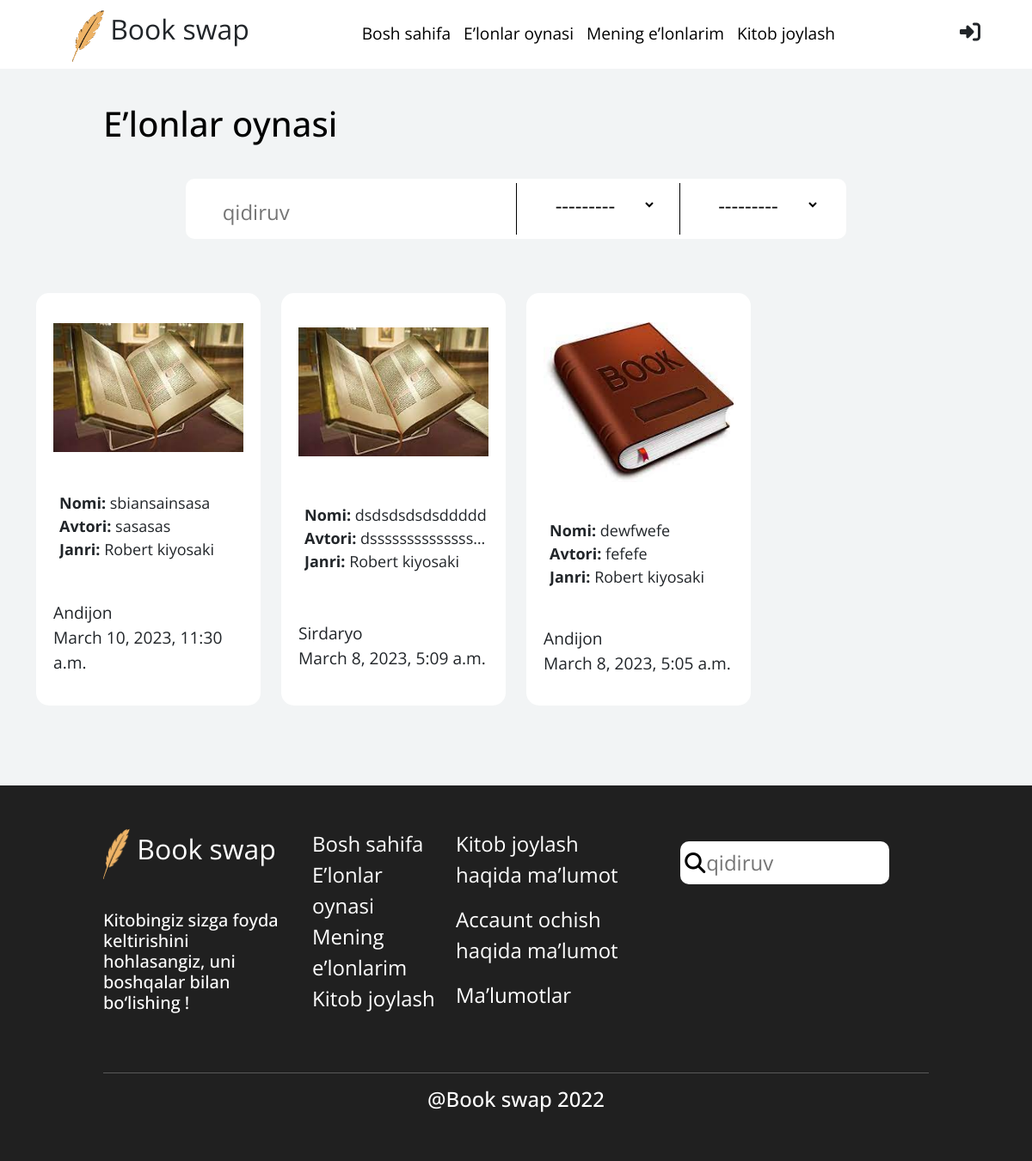
The page /book-list/ on the database its author committed.
### main/models.py (models this page shows, shortened)
class Book(models.Model):
    ADDRESS = (
		('Andijon', 'Andijon'),
		('Namangan', 'Namangan'),
		('Samarqand', 'Samarqand'),
		('Tashkent', 'Tashkent'),
		('Jizzax', 'Jizzax'),
		('Surxondaryo', 'Surxondaryo'),
		('Navoiy', 'Navoiy'),
		('Xorazm', 'Xorazm'),
		('Qashqadaryo', 'Qashqadaryo'),
		('Buxoro', 'Buxoro'),
		('Sirdaryo', 'Sirdaryo'),
		('Fargona', 'Fargona'),
	)
    author = models.ForeignKey(User, on_delete=models.CASCADE, related_name="books", default=None, null=True)
    slug = models.SlugField("Slug", max_length=256, blank=True, unique=True)
    title = models.CharField("Title", max_length=256)
    author_pen = models.CharField("Book Author", max_length=100)
    location = models.CharField('loacation', max_length=256,  choices=ADDRESS)
    genre = models.ForeignKey(Genre, on_delete=models.CASCADE, related_name="books", default=None, null=True)
    description = models.TextField("Description", max_length=200)
    image = models.ImageField("Image", upload_to="book_images")
    created_at = models.DateTimeField("Created time", auto_now_add=True)
    likes_count = models.PositiveIntegerField("Likes", default=0)
    is_checked = models.BooleanField()
    is_ban = models.BooleanField()
    class Meta:
        ordering = ['-id']
        db_table = "book"
        unique_together = ["slug"]
        verbose_name = "book"
        verbose_name_plural = "books"

class Genre(models.Model):
    title = models.CharField("Title", max_length=256)
    slug = models.SlugField("Slug", max_length=256, blank=True)
    def __str__(self):
        return f"{self.title}"
    class Meta:
        db_table = "genre"
        verbose_name = "genre"
        verbose_name_plural = "genres"

### account/models.py (models this page shows, shortened)
class User(AbstractUser):
	GENDER = (
		('Ayol', 'Ayol'),
		('Erkak', 'Erkak'),
	)
	ADDRESS = (
		('Andijon', 'Andijon'),
		('Namangan', 'Namangan'),
		('Samarqand', 'Samarqand'),
		('Tashkent', 'Tashkent'),
		('Jizzax', 'Jizzax'),
		('Surxondaryo', 'Surxondaryo'),
		('Navoiy', 'Navoiy'),
		('Xorazm', 'Xorazm'),
		('Qashqadaryo', 'Qashqadaryo'),
		('Buxoro', 'Buxoro'),
		('Sirdaryo', 'Sirdaryo'),
		('Fargona', 'Fargona'),
	)
	name = models.CharField("Name", max_length=256)
	surname = models.CharField("Surname", max_length=256)
	username = models.CharField("Username", max_length=256, unique=True, null=True)
	age = models.PositiveIntegerField("Age", null=True)
	phone = models.CharField("Phone", max_length=18)
	avatar = models.ImageField("Image", upload_to="user-images/", null=True, blank=True, default='default.png')
	gender = models.CharField("Gender", max_length=128, choices=GENDER)
	address = models.CharField("Address", max_length=128, choices=ADDRESS)
	created_at = models.DateTimeField("Created at", auto_now_add=True)
	updated_at = models.DateTimeField("Updated_at", auto_now=True)
	USERNAME_FIELD = "username"
	first_name = None
	last_name = None
	class Meta:
		db_table = "user"
		verbose_name = "user"
		verbose_name_plural = "users"

### main/views.py (the view, shortened to what this page needs)
# urls.py: path('book-list/', views.BooksView, name="book-list"),
def BooksView(request):
    form = StockSearchForm(request.POST or None)
    queryset = Book.objects.select_related('genre', 'author').filter(is_checked = True).all()
    paginator = Paginator(queryset, 12)
    page_number = request.GET.get('page')
    page_obj = paginator.get_page(page_number)
    context = {
        "form": form,
        "object_list": page_obj,
    }
    return render(request, "advert/book_list.html", context)

### main/forms.py
class StockSearchForm(forms.ModelForm):
    query = forms.CharField()
    query.widget.attrs.update({'placeholder': 'qidiruv',})
    class Meta:
        model = Book
        fields = ['genre','location']

### templates/advert/book_list.html (shortened to what this page needs)
{% extends "advert/base.html" %}
{% load static %}
{% block content %}
<header>
  <h1>E’lonlar oynasi</h1>
  <form method="post" id="header-search-desktop-span" onchange="submit()">
    <div class="search">
      <div class="big-input">
        <i class="fa-light fa-search"></i>
        {{form.query}}
      </div>
      <div class="selection-group">
        <div class="select-input">
          <i class="fal fa-location-dot"></i>
          {{form.location}}
        </div>
        <div class="select-input">
          <i class="fal fa-book-open"></i>
          {{form.genre}}
        </div>
      </div>
    </div>
  </form>
</header>
<div class="container">
  <div class="advert-section mt-5">
    <div class="row">
      {% for book in object_list %}
      <div class="col-6 col-sm-6 col-md-4 col-lg-3">
        <a href="{% url 'main:detail' book.slug %}" class="text-dark" style="text-decoration: none;">
          <div class="advert-box">
            <img src="{{book.image.url}}" alt="">
            <ul>
              <li>
                <strong>Nomi:</strong>
                <span>{{book.title}}</span>
              </li>
              <li>
                <strong>Avtori:</strong>
                <span>{{book.author_pen}}</span>
              </li>
              <li>
                <strong>Janri:</strong>
                <span>{{book.genre}}</span>
              </li>
            </ul>
            <span class="about-box">{{book.author.address}} <br> {{book.created_at}}</span>
          </div>
        </a>
      </div>
      {% empty %}
      <h1 class="m-5">Hech narsa topilmadi</h1>
      {% endfor %}
    </div>
  </div>
  <div class="paginator ">
    <ul>
    </ul>
  </div>
</div>
{% endblock %}

### static/css/style.css (style rules this page uses)
* { font-family: 'Open Sans', sans-serif; font-style: normal; }
html { width: 100vw; min-height: 100vh; overflow-x: hidden; }
body { width: 100vw; min-height: 100vh; margin: 0; padding: 0; box-sizing: border-box; font-family: Canaro; font-weight: 600, Semi Bold; overflow-x: hidden !important; }
body.page { background-color: #F2F4F5; color: #000; }
header { margin: 120px 10% 0 10%; }
header .search { display: flex; margin: 40px 10% 0 10%; padding: 5px; background-color: #fff; border-radius: 10px; }
header .search .big-input { width: 50%; background-color: #fff; height: 60px; padding: 15px; font-size: x-large; }
header .search .big-input input { width: 80%; border: none; outline: none; }
header .search .selection-group { display: flex; width: 50%; }
header .search .selection-group .select-input { width: 50%; font-size: xx-large; border-left: 1px solid #000; padding-left: 15px; }
header .search .selection-group .select-input i { font-size: x-large; }
header .search .selection-group .select-input select { width: 70%; margin-left: 5px; height: 50px; background: transparent; color: #000 !important; border: none; outline: none; }
.container .advert-section .advert-box { margin-top: 15px; height: 580px; display: flex; border-radius: 15px; background-color: #fff; padding: 20px; flex-direction: column; align-content: space-around; justify-content: space-around; }
.container .advert-section .advert-box img { width: 100%; min-height: 150px; max-height: 250px; }
.container .advert-section .advert-box ul { margin-left: -25px; margin-top: 15px; list-style: none; font-size: 22px; }
.container .advert-section .advert-box ul li { white-space: nowrap; width: 100%; overflow: hidden; text-overflow: ellipsis; }
.container .advert-section .advert-box .about-box { font-size: larger; }
@media (max-width: 1600px) { header .search .selection-group .select-input { font-size: x-large; } }
@media (max-width: 1600px) { .container .advert-section .advert-box ul { margin-left: -25px; margin-top: 15px; list-style: none; font-size: 18px; } }
@media (max-width: 1600px) { .container .advert-section .advert-box .about-box { font-size: larger; } }
@media (max-width: 1290px) { .container .advert-section .advert-box { height: 480px; } }
.paginator, .paginator *, .paginator *:before, .paginator *:after { -webkit-box-sizing: border-box; -moz-box-sizing: border-box; box-sizing: border-box; text-rendering: optimizeLegibility; -webkit-font-smoothing: antialiased; -moz-osx-font-smoothing: grayscale; font-kerning: auto; }
.paginator { font-size: 8pt; line-height: 1; font-weight: 400; font-family: 'Open Sans', 'Source Sans Pro', Roboto, 'HelveticaNeue-Light', 'Helvetica Neue Light', 'Helvetica Neue', 'Myriad Pro', 'Segoe UI', Myriad, Helvetica, 'Lucida Grande', 'DejaVu Sans Condensed', 'Liberation Sans', 'Nimbus Sans L', Tahoma, Geneva, Arial, sans-serif; -webkit-text-size-adjust: 100%; margin: 1em auto; text-align: center; transition: font-size .2s ease-in-out; }
.paginator ul { list-style-type: none; display: inline; font-size: 100%; margin: 0; padding: .5em; }
@media (min-width: 350px) { .paginator { font-size: 10pt; } }
@media (min-width: 500px) { .paginator { font-size: 12pt; } }
@media (min-width: 700px) { .paginator { font-size: 14pt; } }
@media (min-width: 900px) { .paginator { font-size: 16pt; } }

### rows shown on the page
Book: image (picture), title "sbiansainsasa", author_pen "sasasas", genre "Robert kiyosaki", author.address "Andijon", created_at "March 10, 2023, 11:30 a.m."
Book: image (picture), title "dsdsdsdsdsddddd", author_pen "dssssssssssssss…", genre "Robert kiyosaki", author.address "Sirdaryo", created_at "March 8, 2023, 5:09 a.m."
Book: image (picture), title "dewfwefe", author_pen "fefefe", genre "Robert kiyosaki", author.address "Andijon", created_at "March 8, 2023, 5:05 a.m."
